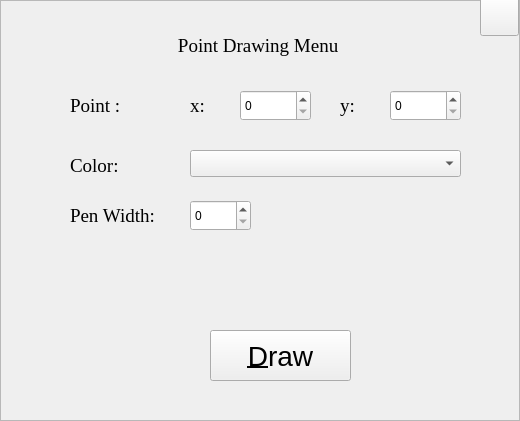
    <widget class="QFrame" name="pointFrame">
     <property name="geometry">
      <rect>
       <x>310</x>
       <y>1052</y>
       <width>520</width>
       <height>421</height>
      </rect>
     </property>
     <property name="focusPolicy">
      <enum>Qt::ClickFocus</enum>
     </property>
     <property name="frameShape">
      <enum>QFrame::StyledPanel</enum>
     </property>
     <property name="frameShadow">
      <enum>QFrame::Raised</enum>
     </property>
     <widget class="QPushButton" name="drawPoint">
      <property name="geometry">
       <rect>
        <x>210</x>
        <y>330</y>
        <width>141</width>
        <height>51</height>
       </rect>
      </property>
      <property name="font">
       <font>
        <pointsize>21</pointsize>
       </font>
      </property>
      <property name="text">
       <string>&amp;Draw</string>
      </property>
      <property name="icon">
       <iconset>
        <normaloff>:/images/paint.png</normaloff>:/images/paint.png</iconset>
      </property>
      <property name="iconSize">
       <size>
        <width>60</width>
        <height>40</height>
       </size>
      </property>
     </widget>
     <widget class="QLabel" name="label_10">
      <property name="geometry">
       <rect>
        <x>70</x>
        <y>90</y>
        <width>101</width>
        <height>31</height>
       </rect>
      </property>
      <property name="font">
       <font>
        <family>Times New Roman</family>
        <pointsize>14</pointsize>
       </font>
      </property>
      <property name="text">
       <string>Point : </string>
      </property>
     </widget>
     <widget class="QSpinBox" name="pointX">
      <property name="geometry">
       <rect>
        <x>240</x>
        <y>90</y>
        <width>71</width>
        <height>31</height>
       </rect>
      </property>
      <property name="maximum">
       <number>1200</number>
      </property>
     </widget>
     <widget class="QLabel" name="label_26">
      <property name="geometry">
       <rect>
        <x>190</x>
        <y>90</y>
        <width>41</width>
        <height>31</height>
       </rect>
      </property>
      <property name="font">
       <font>
        <family>Times New Roman</family>
        <pointsize>14</pointsize>
       </font>
      </property>
      <property name="text">
       <string>x: </string>
      </property>
     </widget>
     <widget class="QSpinBox" name="pointY">
      <property name="geometry">
       <rect>
        <x>390</x>
        <y>90</y>
        <width>71</width>
        <height>31</height>
       </rect>
      </property>
      <property name="maximum">
       <number>700</number>
      </property>
     </widget>
     <widget class="QLabel" name="label_27">
      <property name="geometry">
       <rect>
        <x>340</x>
        <y>90</y>
        <width>41</width>
        <height>31</height>
       </rect>
      </property>
      <property name="font">
       <font>
        <family>Times New Roman</family>
        <pointsize>14</pointsize>
       </font>
      </property>
      <property name="text">
       <string>y: </string>
      </property>
     </widget>
     <widget class="QLabel" name="label_30">
      <property name="geometry">
       <rect>
        <x>70</x>
        <y>150</y>
        <width>101</width>
        <height>31</height>
       </rect>
      </property>
      <property name="font">
       <font>
        <family>Times New Roman</family>
        <pointsize>14</pointsize>
       </font>
      </property>
      <property name="text">
       <string>Color: </string>
      </property>
     </widget>
     <widget class="QLabel" name="label_31">
      <property name="geometry">
       <rect>
        <x>70</x>
        <y>200</y>
        <width>101</width>
        <height>31</height>
       </rect>
      </property>
      <property name="font">
       <font>
        <family>Times New Roman</family>
        <pointsize>14</pointsize>
       </font>
      </property>
      <property name="text">
       <string>Pen Width: </string>
      </property>
     </widget>
     <widget class="QSpinBox" name="pointPenWidth">
      <property name="geometry">
       <rect>
        <x>190</x>
        <y>200</y>
        <width>61</width>
        <height>31</height>
       </rect>
      </property>
      <property name="maximum">
       <number>40</number>
      </property>
     </widget>
     <widget class="QComboBox" name="colorPoint">
      <property name="geometry">
       <rect>
        <x>190</x>
        <y>150</y>
        <width>271</width>
        <height>27</height>
       </rect>
      </property>
     </widget>
     <widget class="QLabel" name="pointDrawingLabel">
      <property name="geometry">
       <rect>
        <x>10</x>
        <y>30</y>
        <width>501</width>
        <height>31</height>
       </rect>
      </property>
      <property name="font">
       <font>
        <family>Times New Roman</family>
        <pointsize>14</pointsize>
       </font>
      </property>
      <property name="text">
       <string>Point Drawing Menu </string>
      </property>
      <property name="alignment">
       <set>Qt::AlignCenter</set>
      </property>
     </widget>
     <widget class="QPushButton" name="cancelPoint">
      <property name="geometry">
       <rect>
        <x>480</x>
        <y>-4</y>
        <width>39</width>
        <height>40</height>
       </rect>
      </property>
      <property name="font">
       <font>
        <pointsize>21</pointsize>
       </font>
      </property>
      <property name="toolTip">
       <string extracomment="cancel">cancel</string>
      </property>
      <property name="text">
       <string/>
      </property>
      <property name="icon">
       <iconset>
        <normaloff>:/images/cancel.png</normaloff>:/images/cancel.png</iconset>
      </property>
      <property name="iconSize">
       <size>
        <width>40</width>
        <height>40</height>
       </size>
      </property>
     </widget>
    </widget>
